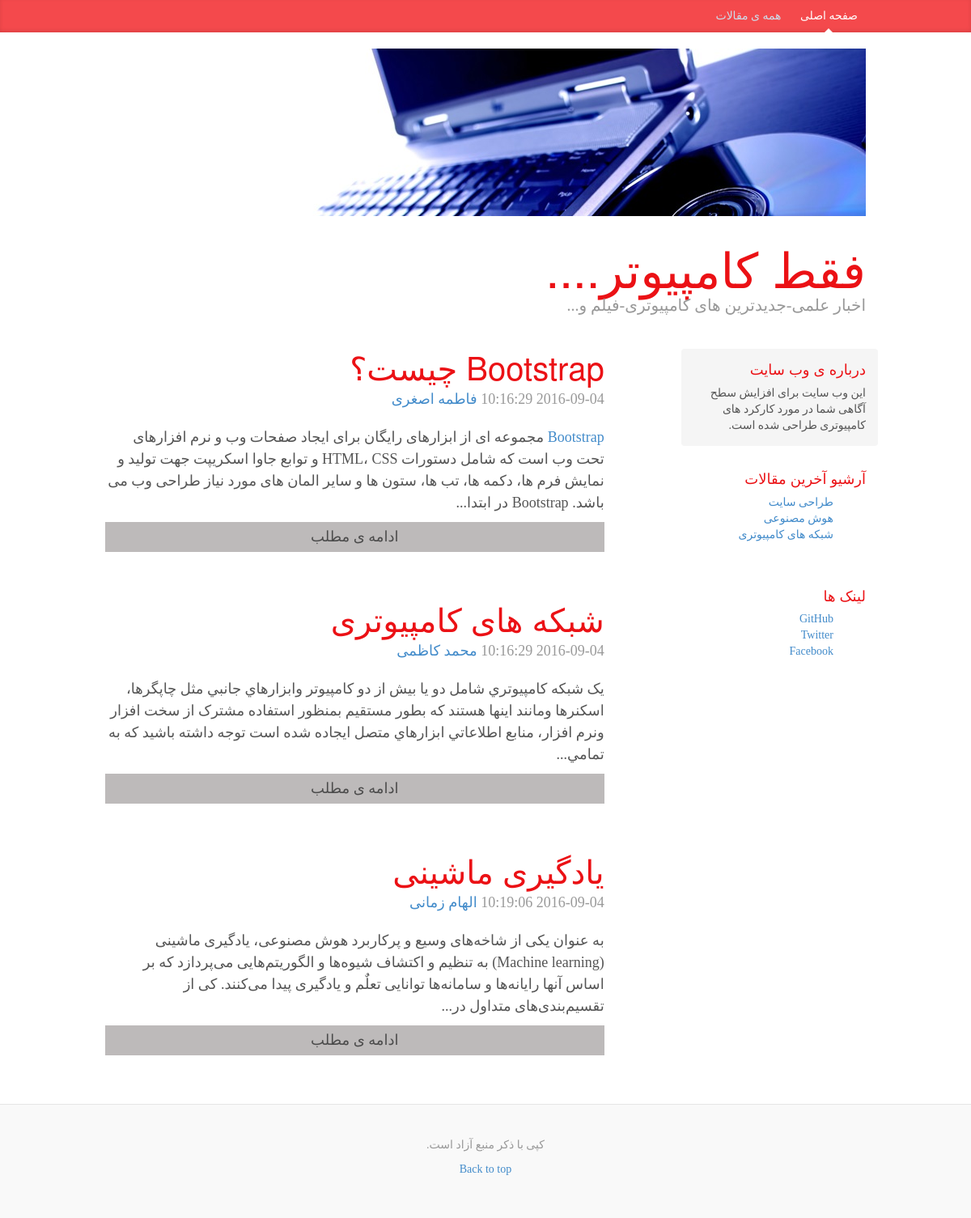
The app's page /lovers_of_kamputer/lovers_of_kamputer/index.php with its own data.
### tables this page shows
CREATE TABLE `posts` (
  `id` int(11) NOT NULL,
  `category` int(11) NOT NULL,
  `title` varchar(255) NOT NULL,
  `body` text NOT NULL,
  `author` varchar(255) NOT NULL,
  `tags` varchar(255) NOT NULL,
  `date` timestamp NOT NULL DEFAULT CURRENT_TIMESTAMP
);

CREATE TABLE `categories` (
  `id` int(11) NOT NULL,
  `name` varchar(255) NOT NULL
);

### lovers_of_kamputer/lovers_of_kamputer/libraries/Database.php (called while the page is built, shortened)
<?php
class Database {
	public $host=DB_HOST;
	public $username=DB_USER;
	public $password=DB_PASS;
	public $db_name=DB_NAME;
	public $link;
	private function connect(){
		 $this->link=new mysqli($this->host,$this->username,$this->password,$this->db_name);
		 $this->link->set_charset("utf8");
	}
	public function select($query){
		$result=$this->link->query($query) or die($this->link->error.__LINE__ );
		if($result->num_rows >0)
		{
		   return $result;
		}else {
		  return false;
		}
	}
}

### lovers_of_kamputer/lovers_of_kamputer/helpers/format_helper.php (called while the page is built)
<?php
function shortenText( $text  , $chars=450   ){
	$text=$text." ";
	$text=substr($text,0,$chars );
	$text=substr( $text,0,strrpos($text,' '));
	$text=$text."...";
	return $text;
}

### lovers_of_kamputer/lovers_of_kamputer/index.php (the view, shortened to what this page needs)
<?php include "includes/header.php"; ?>
<?php
$db=new Database();
$query='select * from posts';
$posts=$db->select($query);
$query='select * from categories';
$categories=$db->select($query);
?>
<?php if($posts) :  ?>
     <?php while($row=$posts->fetch_assoc()): ?>
            <div class="blog-post">
            <h2 class="blog-post-title"><?php echo $row["title"];    ?></h2>
            <p class="blog-post-meta"><?php echo $row["date"];    ?> <a href="#"><?php echo $row["author"];    ?></a></p>
            <?php echo shortenText($row["body"]);    ?>
<a class="readmore" href="post.php?id=<?php echo urlencode($row["id"]);    ?>">ادامه ی مطلب</a>
               </div>
          <?php endwhile; ?>
<?php else :   ?>
    <p>THERE ARE NO POSTS YET</p>
<?php endif; ?>
<?php include "includes/footer.php"; ?>

### lovers_of_kamputer/lovers_of_kamputer/includes/header.php (shortened to what this page needs)
<?php include "libraries/Database.php"; ?>
<?php include "helpers/format_helper.php"; ?>
<!DOCTYPE html>
<html  dir="rtl" >
  <head >
    <link href="css/bootstrap.css" rel="stylesheet">
    <link href="css/custom.css" rel="stylesheet">
  </head>
  <body>
    <div class="blog-masthead">
      <div class="container">
        <nav class="blog-nav">
          <a class="blog-nav-item active" href="index.php">صفحه اصلی</a><?php ?>
          <a class="blog-nav-item" href="posts.php">همه ی مقالات</a>
        </nav>
      </div>
    </div>
    <div class="container">
      <div class="blog-header">
       <div  class="logo"     ><img  src="images/logo.png"></div>
        <h1 class="blog-title">فقط کامپیوتر....</h1>
        <p class="lead blog-description">اخبار علمی-جدیدترین های کامپیوتری-فیلم و...</p>
      </div>
      <div class="row">
        <div class="col-sm-8 blog-main">

### lovers_of_kamputer/lovers_of_kamputer/includes/footer.php (shortened to what this page needs)
    </div>
        <div class="col-sm-3 col-sm-offset-1 blog-sidebar">
          <div class="sidebar-module sidebar-module-inset">
            <h4>درباره ی وب سایت</h4>
        <p>این وب سایت برای افزایش سطح آگاهی شما در مورد کارکرد های کامپیوتری طراحی شده است.</p>
          </div>
          <div class="sidebar-module">
            <h4>آرشیو آخرین مقالات</h4>
            <?php if($categories) : ?>
            <ol class="list-unstyled">
            <?php while($row=$categories->fetch_assoc()): ?>
              <li><a href="posts.php?category=<?php echo $row["id"];?>"><?php echo $row["name"];?></a></li>
            <?php endwhile; ?>
            </ol>
            <?php else: ?>
               <p>"there are no categories yet!"</p>
            <?php endif; ?>
          </div>
          <div class="sidebar-module">
            <h4>لینک ها</h4>
            <ol class="list-unstyled">
              <li><a href="#">GitHub</a></li>
              <li><a href="#">Twitter</a></li>
              <li><a href="#">Facebook</a></li>
            </ol>
          </div>
        </div>
      </div>
    </div>
    <div class="blog-footer">
      <p>کپی با ذکر منبع آزاد است.</p>
      <p>
        <a href="#">Back to top</a>
      </p>
    </div>
  </body>
</html>

### lovers_of_kamputer/lovers_of_kamputer/css/custom.css (style rules this page uses)
body { font-family: Georgia, "Times New Roman", Times, serif; color: #555; }
h1, .h1, h2, .h2, h3, .h3, h4, .h4, h5, .h5, h6, .h6 { margin-top: 0; font-family: "Helvetica Neue", Helvetica, Arial, sans-serif; font-weight: normal; color:#EB1115 ; }
@media (min-width: 1200px) { .container { width: 970px; } }
.blog-masthead { background-color: #F4494C; box-shadow: inset 0 -2px 5px rgba(0,0,0,.1); }
.blog-nav-item { position: relative; display: inline-block; padding: 10px; font-weight: 500; color: #cdddeb; }
.blog-nav .active { color: #fff; }
.blog-nav .active:after { position: absolute; bottom: 0; left: 50%; width: 0; height: 0; margin-left: -5px; vertical-align: middle; content: " "; border-right: 5px solid transparent; border-bottom: 5px solid; border-left: 5px solid transparent; }
.blog-header { padding-top: 20px; padding-bottom: 20px; }
.blog-title { margin-top: 30px; margin-bottom: 0; font-size: 60px; font-weight: normal; }
.blog-description { font-size: 20px; color: #999; }
.blog-main { font-size: 18px; line-height: 1.5; }
.sidebar-module { padding: 15px; margin: 0 -15px 15px; }
.sidebar-module-inset { padding: 15px; background-color: #f5f5f5; border-radius: 4px; }
.sidebar-module-inset p:last-child, .sidebar-module-inset ul:last-child, .sidebar-module-inset ol:last-child { margin-bottom: 0; }
.blog-post { margin-bottom: 60px; }
.blog-post-title { margin-bottom: 5px; font-size: 40px; }
.blog-post-meta { margin-bottom: 20px; color: #999; }
.blog-footer { padding: 40px 0; color: #999; text-align: center; background-color: #f9f9f9; border-top: 1px solid #e5e5e5; }
.readmore { display:block; text-align:center; padding:5px; background:#BDBABA; margin-top:10px; color:#4B4B4B; }

### records on screen
posts: title "Bootstrap چیست؟", author "فاطمه اصغری", body "مجموعه ای از ابزارهای رایگان برای ایجاد صفحات وب و نرم افزارهای تحت وب است که شامل دستورات HTML، CSS و توابع جاوا اسکریپت جهت تولید و نمایش فرم ها، دکمه ها، تب ها، ستون ها و سایر المان های مورد نیاز طراحی وب می باشد. Bootstrap در ابتدا..."
posts: title "شبکه های کامپیوتری", author "محمد کاظمی", body "يک شبکه کامپيوتري شامل دو يا بيش از دو کامپيوتر وابزارهاي جانبي مثل چاپگرها، اسکنرها ومانند اينها هستند که بطور مستقيم بمنظور استفاده مشترک از سخت افزار ونرم افزار، منابع اطلاعاتي ابزارهاي متصل ايجاده شده است توجه داشته باشيد که به تمامي..."
posts: title "یادگیری ماشینی", author "الهام زمانی", body "به عنوان یکی از شاخه‌های وسیع و پرکاربرد هوش مصنوعی، یادگیری ماشینی (Machine learning) به تنظیم و اکتشاف شیوه‌ها و الگوریتم‌هایی می‌پردازد که بر اساس آنها رایانه‌ها و سامانه‌ها توانایی تعلٌم و یادگیری پیدا می‌کنند. کی از تقسیم‌بندی‌های متداول در..."
categories: name "طراحی سایت"
categories: name "هوش مصنوعی"
categories: name "شبکه های کامپیوتری"
